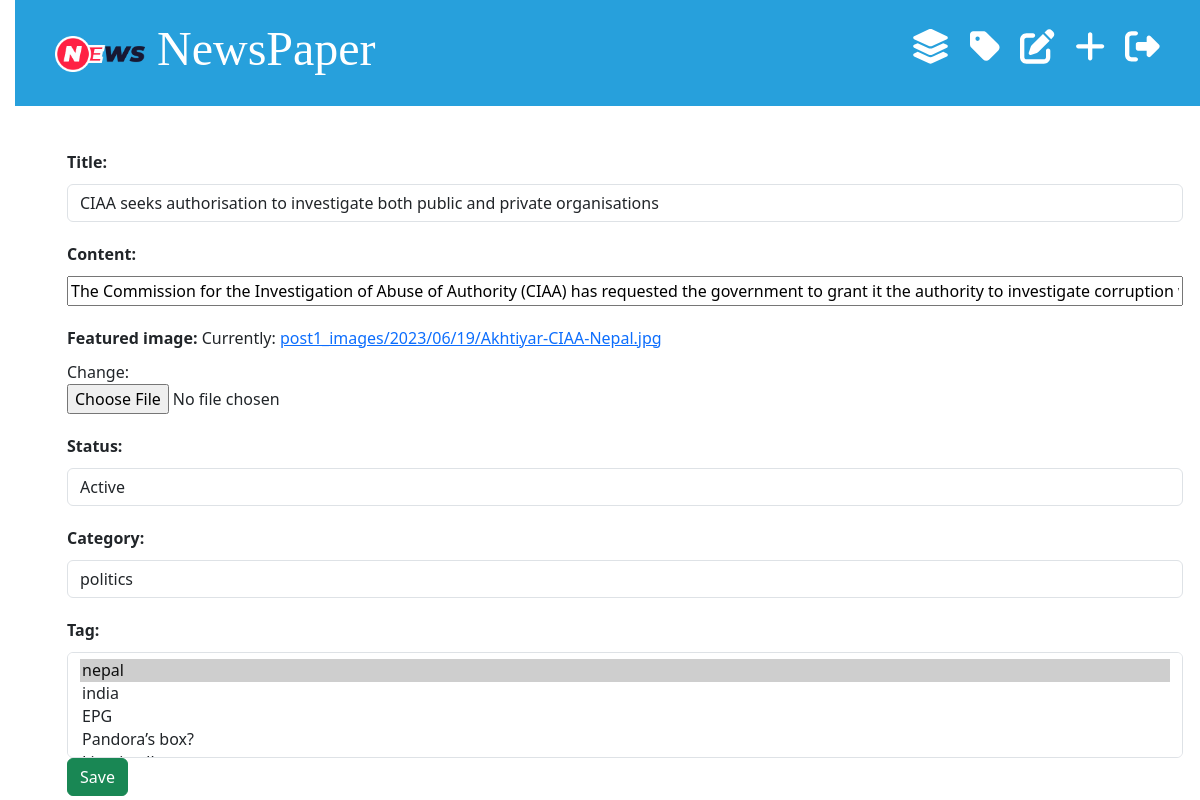
Page /post1-update/24/ (signed in) on the earlier database version.
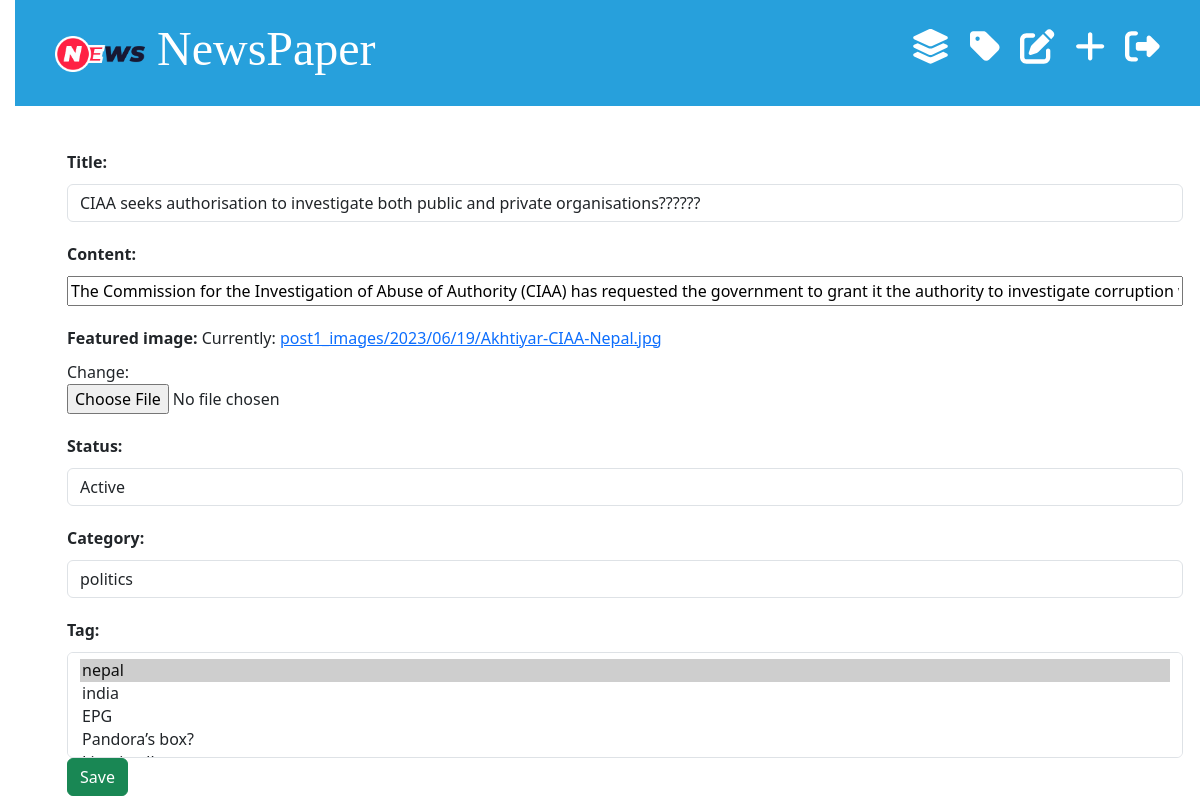
Same page on the later database version.
### newspaper1_app/models.py (models this page shows, shortened)
class TimeStampModel(models.Model):
    created_at = models.DateTimeField(auto_now_add=True)
    updated_at = models.DateTimeField(auto_now=True)
    class Meta:
        abstract = True

class Post(TimeStampModel):
    STATUS_CHOICES = [
        ("active", "Active"),
        ("in_active", "Inactive"),
    ]
    title = models.CharField(max_length=250)
    content = models.TextField()
    featured_image = models.ImageField(upload_to="post1_images/%Y/%m/%d", blank=False)
    author = models.ForeignKey("auth.User", on_delete=models.CASCADE)
    published_at = models.DateTimeField(null=True, blank=True)
    status = models.CharField(max_length=20, choices=STATUS_CHOICES, default="active")
    views_count = models.PositiveBigIntegerField(default=0)
    category = models.ForeignKey(Category, on_delete=models.CASCADE)
    tag = models.ManyToManyField(Tag)

### newspaper1_app/views.py (the view, shortened to what this page needs)
class PostUpdateView(LoginRequiredMixin, UpdateView):
    model = Post
    form_class = PostForm
    template_name = "news_admin/post1_create.html"
    success_url = reverse_lazy("draft1-list")

### newspaper1_app/forms.py
class PostForm(forms.ModelForm):
    class Meta:
        model = Post
        fields = (
            "title",
            "content",
            "featured_image",
            "status",
            "category",
            "tag",
        )
        widgets = {
            "title": forms.TextInput(
                attrs = {
                    "class": "form-control",
                    "placeholder": "Enter title of your post...",
                    "required": True,
                }
            ),
            'content': SummernoteWidget(),
            "status": forms.Select(
                attrs={
                    "class": "form-control",
                }
            ),
            "category": forms.Select(
                attrs={
                    "class": "form-control",
                }
            ),
            "tag": forms.SelectMultiple(
                attrs={
                    "class": "form-control",
                    "required": True,
                }
            ),
        }

### newspaper1_app/models.py (called while the page is built)
    def __str__(self):
        return self.name

    def __str__(self):
        return self.name

### templates/news_admin/post1_create.html (shortened to what this page needs)
{% extends 'news_admin/base.html' %}
{% block content %}
    <form action=""
          method="POST"
          class="post-form"
          novalidate
          enctype="multipart/form-data">
        {{ form.as_div }}
<button type="button" class="btn btn-success" data-toggle="modal" data-target="#myModal">Save</button>
    </form>
{% endblock content %}

Differences in the rows shown:
changed Post "Active": title "CIAA seeks authorisation to investigate both public and private organisations" → "CIAA seeks authorisation to investigate both public and private organisations??????"
